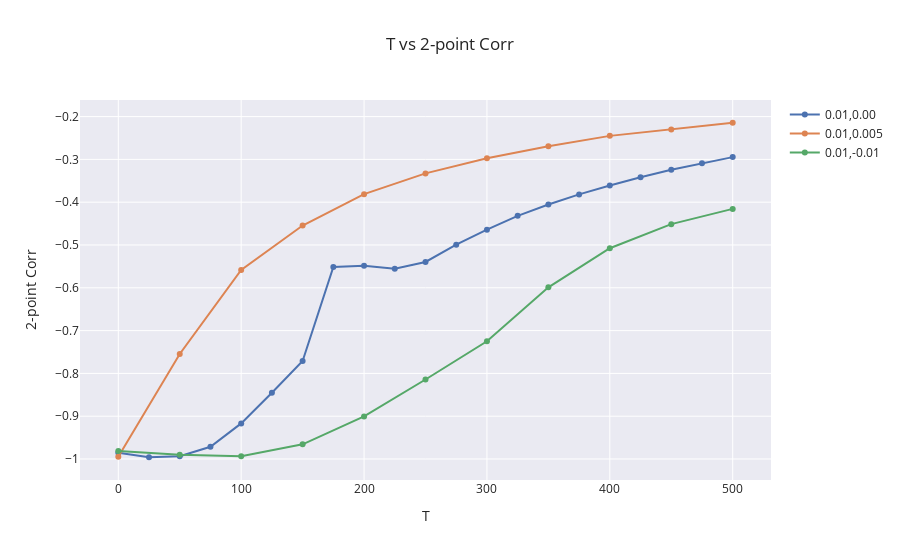

Notebook source saved alongside this figure:
### Code cell
fig = go.Figure()

fig.add_trace(go.Scatter(x = results[results['1-point_corr'] == 0.0]['T'],
                         y = results[results['1-point_corr'] == 0.0]['corrs'].str[2],
                         mode='markers+lines',
                         name=results_name
                        )
             )

if cmp_mode:
    fig.add_trace(go.Scatter(x = results_comp[results_comp['1-point_corr'] == 0.0]['T'],
                             y = results_comp[results_comp['1-point_corr'] == 0.0]['corrs'].str[2],
                             mode='markers+lines',
                             name=results_comp_name
                            )
                 )
    fig.add_trace(go.Scatter(x = results_comp2[results_comp2['1-point_corr'] == 0.0]['T'],
                             y = results_comp2[results_comp2['1-point_corr'] == 0.0]['corrs'].str[2],
                             mode='markers+lines',
                             name=results_comp2_name
                            )
                 )
    
fig.update_layout(
    title="T vs 2-point Corr",
    xaxis_title="T",
    yaxis_title="2-point Corr",
    template='seaborn'
)
#fig.update_traces(texttemplate='%{text:.2s}', textposition='top center')
fig.show()

### Figure 1 — Plotly figure (JSON) as saved in the notebook; plotly's stock layout.template omitted (floating-point values rounded to 4 significant figures)
{"data": [{"mode": "markers+lines", "name": "0.01,0.00", "type": "scatter", "x": [0, 25, 50, 75, 100, 125, 150, 175, 200, 225, 250, 275, 300, 325, 350, 375, 400, 425, 450, 475, 500], "y": [-0.9852, -0.9959, -0.9936, -0.9714, -0.9168, -0.8452, -0.771, -0.5512, -0.5483, -0.5555, -0.5396, -0.4992, -0.4641, -0.4319, -0.4053, -0.3818, -0.3609, -0.3416, -0.3243, -0.3088, -0.2946]}, {"mode": "markers+lines", "name": "0.01,0.005", "type": "scatter", "x": [0, 50, 100, 150, 200, 250, 300, 350, 400, 450, 500], "y": [-0.9948, -0.7546, -0.5582, -0.4545, -0.3812, -0.3327, -0.2975, -0.2692, -0.245, -0.23, -0.2144]}, {"mode": "markers+lines", "name": "0.01,-0.01", "type": "scatter", "x": [0, 50, 100, 150, 200, 250, 300, 350, 400, 450, 500], "y": [-0.9814, -0.9901, -0.9934, -0.9656, -0.9004, -0.8143, -0.7248, -0.5988, -0.5075, -0.4513, -0.4157]}], "layout": {"title": {"text": "T vs 2-point Corr"}, "xaxis": {"title": {"text": "T"}}, "yaxis": {"title": {"text": "2-point Corr"}}}}
